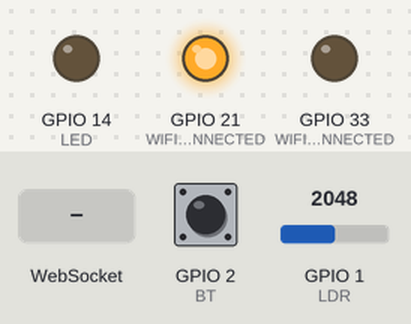
This sketch was run on a simulated ESP32. Shown: output pins drawn as LEDs (lit = HIGH). The test bench sets the inputs (shaded band); at power-on: GPIO 1 (LDR) = 2048, GPIO 2 (BT) HIGH. WiFi joins after 1.5 s; servers stay silent unless stated; what the sketch prints to the serial monitor is not drawn.

Above: at 2.7 s.
2.8 s: WebSocket text "ON" received
At 3.7 s:
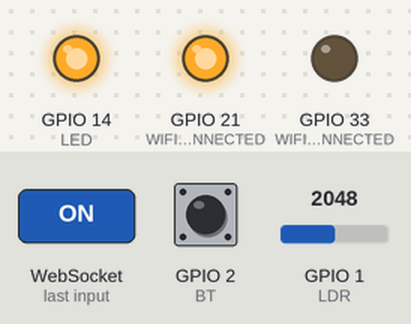
4.3 s: WebSocket text "OFF" received
At 4.9 s:
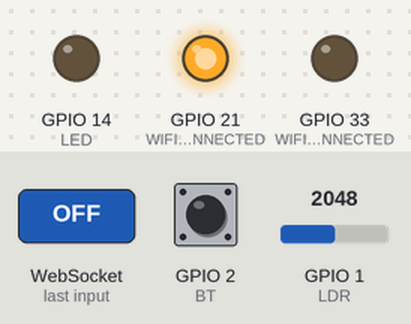
Timing chart, 0 to 7.3 s (numbered marks = the images above; inputs shaded):
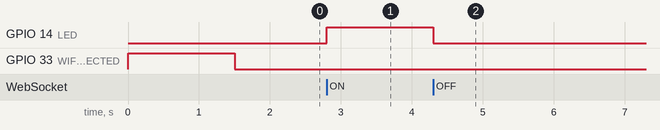

Measured:
- after the input at 2.8 s, GPIO 14 (LED): LOW → HIGH at once
- after the input at 4.3 s, GPIO 14 (LED): HIGH → LOW at once

The sketch:

WiFi_WebSocket.ino
```cpp
/*
 * Exemplo Webserver websocket com ESP32
 * Descrição: Esse código demonstra como criar um websocket com ESP32
 * para controlar um LED e ler o estado de um botão e um LDR (sensor de luz).
 * Através de uma interface web, é possível ligar e desligar o LED,
 * verificar o estado do botão e ler o valor do LDR em tempo real.
 * A interface é atualizada automaticamente via WebSocket,
 * sem a necessidade de recarregar a página.
 *
 *
 * Autor: Fábio Souza
 * Data: 02/06/2025
*/

//Mapa de pinos da Franzininho WiFi LAB01
#define LED_VERMELHO 14   // Pino do LED Vermelho
#define LED_VERDE 13      // Pino do LED Verde
#define LED_AZUL 12       // Pino do LED Azul
#define BOTAO_1 7         // Pino do Botão 1
#define BOTAO_2 6         // Pino do Botão 2
#define BOTAO_3 5         // Pino do Botão 3
#define BOTAO_4 4         // Pino do Botão 4
#define BOTAO_5 3         // Pino do Botão 5
#define BOTAO_6 2         // Pino do Botão 6
#define BUZZER  17        // Pino Do Buzzer
#define LDR 1


// Pinos para LEDs de conexão WiFi
const int WIFI_CONNECTED =    21;  // WIFI_CONNECTED LED
const int WIFI_DISCONNECTED = 33;  // WIFI_DISCONNECTED LED

// Mapeamento dos pinos
const byte BT = BOTAO_6;            // Pino do Botão
const byte LED = LED_VERMELHO;      // Pino do LED

//Bibliotecas necessárias
#include <WiFi.h>
#include <AsyncTCP.h>
#include <ESPAsyncWebServer.h>

// Definição das credenciais WiFi
const char* ssid     = "Franzininho";
const char* password = "88891711";

// Criação do servidor web e WebSocket
AsyncWebServer server(80);
AsyncWebSocket ws("/ws");

// Variável para armazenar o estado do LED
bool statusLED = false;

// HTML da interface WebSocket
const char htmlPage[] PROGMEM = R"rawliteral(
<!DOCTYPE html>
<html lang="pt-BR">
<head>
  <meta charset="UTF-8" />
  <title>Controle WebSocket</title>
  <style>
    body { font-family: sans-serif; text-align: center; padding-top: 40px; background: #f4f4f4; }
    h1 { color: #333; }
    #status, #ldr, #botao_estado {
      font-size: 1.2em; margin: 10px;
    }
    #botao {
      padding: 12px 24px;
      font-size: 1em;
      border: none;
      border-radius: 5px;
      cursor: pointer;
    }
    #botao.on { background: #c0392b; color: white; }
    #botao.off { background: #27ae60; color: white; }
  </style>
</head>
<body>
  <h1>Controle via WebSocket</h1>
  <p id="status">Conectando...</p>
  <button id="botao" onclick="toggleLED()">Carregando...</button>
  <p id="botao_estado">Botão: --</p>
  <p id="ldr">LDR: --</p>

<script>
  let estadoLED = "OFF";
  let ws = new WebSocket(`ws://${location.host}/ws`);
  ws.onmessage = e => {
    const partes = e.data.split(";");
    partes.forEach(p => {
      const [key, val] = p.split("=");
      if (key === "LED") {
        estadoLED = val;
        atualizarBotao();
      }
      if (key === "BT") {
        document.getElementById("botao_estado").innerText = "Botão: " + val;
      }
      if (key === "LDR") {
        document.getElementById("ldr").innerText = "LDR: " + val;
      }
    });
  };

  function toggleLED() {
    ws.send(estadoLED === "ON" ? "OFF" : "ON");
  }

  function atualizarBotao() {
    const btn = document.getElementById("botao");
    const status = document.getElementById("status");
    btn.textContent = estadoLED === "ON" ? "Desligar" : "Ligar";
    btn.className = estadoLED === "ON" ? "on" : "off";
    status.textContent = "LED está " + estadoLED;
  }
</script>
</body>
</html>
)rawliteral";


// Função para lidar com eventos do WebSocket
void onWebSocketMessage(AsyncWebSocket *server, AsyncWebSocketClient *client,
                        AwsEventType type, void *arg, uint8_t *data, size_t len) {
  if (type == WS_EVT_DATA) {
    String msg = "";
    for (size_t i = 0; i < len; i++) msg += (char)data[i];
    if (msg == "ON") setLed(true);
    if (msg == "OFF") setLed(false);
  }
  if (type == WS_EVT_CONNECT) {
    client->text("LED=" + String(statusLED ? "ON" : "OFF") +
                 ";BT=" + String(digitalRead(BT) == LOW ? "PRESSIONADO" : "SOLTO") +
                 ";LDR=" + String(analogRead(LDR)));
  }
}

// Função para notificar todos os clientes conectados com o estado atual
void notifyClients() {
  String msg = "LED=" + String(statusLED ? "ON" : "OFF");
  msg += ";BT=" + String(digitalRead(BT) == LOW ? "PRESSIONADO" : "SOLTO");
  msg += ";LDR=" + String(analogRead(LDR));
  ws.textAll(msg);
}

// Função para definir o estado do LED e notificar os clientes
void setLed(bool on) {
  statusLED = on;
  digitalWrite(LED, on ? HIGH : LOW);
  notifyClients();
}

//
void setup() {
  Serial.begin(115200);

  pinMode(LED, OUTPUT);
  pinMode(BT, INPUT_PULLUP);
  pinMode(LDR, INPUT);
  pinMode(WIFI_CONNECTED, OUTPUT);
  pinMode(WIFI_DISCONNECTED, OUTPUT);
  setLed(false);

  // Conexão com a rede WiFi
  WiFi.begin(ssid, password);
  Serial.println("Conectando no WiFi ..");
  while (WiFi.status() != WL_CONNECTED) {
    digitalWrite(WIFI_CONNECTED, LOW);
    digitalWrite(WIFI_DISCONNECTED, HIGH);
    delay(500);
    Serial.print(".");
  }

  // Conexão estabelecida
  digitalWrite(WIFI_CONNECTED, HIGH);
  digitalWrite(WIFI_DISCONNECTED, LOW);
  Serial.println("\nWiFi conectado! IP: " + WiFi.localIP().toString());

  // Configuração do servidor web e WebSocket
  ws.onEvent(onWebSocketMessage);                     // Define o evento de mensagem do WebSocket
  server.addHandler(&ws);                             // Adiciona o WebSocket ao servidor
  // Rota para servir a página HTML
  server.on("/", HTTP_GET, [](AsyncWebServerRequest *request){
    request->send_P(200, "text/html", htmlPage);
  });

  server.begin(); // Inicia o servidor

}

unsigned long lastUpdate = 0;
void loop() {

  //notifica os clientes a cada 100ms com o estado atual do LED, botão e LDR
  if (millis() - lastUpdate > 100) {
    lastUpdate = millis();
    notifyClients(); // envia estado atualizado do LED, botão e LDR
  }

}
```
